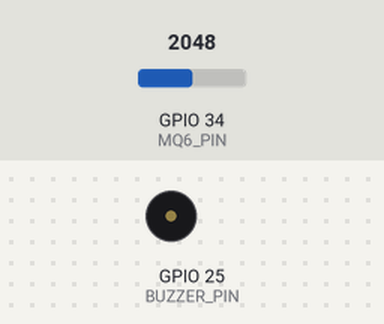
Simulated run of this sketch. Board: ESP32. On the bench: buzzer (waves = sounding). The inputs (shaded band) are chosen by the test bench; at power-on: GPIO 34 (MQ6_PIN) = 2048. WiFi joins after 1.5 s; servers stay silent unless stated; uploads are accepted with an empty reply; what the sketch prints to the serial monitor is not drawn.

Above: at 0.1 s.
At 1.6 s:
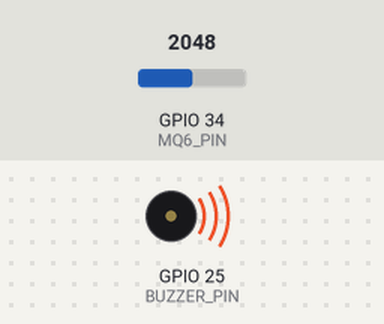
Timing chart, 0 to 3.1 s (numbered marks = the images above):
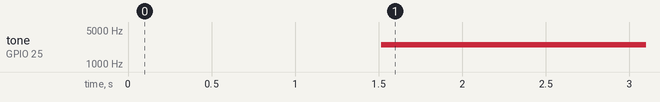

The sketch:

ESP32_LPG_Node.ino
```cpp
#include <WiFi.h>
#include <HTTPClient.h>
#include <WiFiClientSecure.h>

// ================= 1. HARDWARE PIN CONFIGURATION =================
#define MQ6_PIN 34
#define BUZZER_PIN 25
int threshold = 1800;
// =================================================================

// ================= 2. WI-FI & RENDER CLOUD CONFIGURATION =========
// Apna Wi-Fi / Hotspot details daalein:
const char* ssid = "system";            // <-- Apna WiFi naam
const char* password = "AAPKA_PASSWORD"; // <-- Apna WiFi Password

// Aapka Live Render Public Cloud URLs (24/7 Active Worldwide):
String emergencyUrl = "https://lpgenius-9gls.onrender.com/api/v1/alerts/gas-leak";
String liveTelemetryUrl = "https://lpgenius-9gls.onrender.com/dashboard/api/live";

// Backend Secret Key
const char* deviceSecret = "esp32_super_secret_key_123";
// =================================================================

// Timers
unsigned long lastAlertTime = 0;
const unsigned long ALERT_INTERVAL = 30000; // Emergency alert har 30s me ek baar dispatch hoga

unsigned long lastTelemetryTime = 0;
const unsigned long TELEMETRY_INTERVAL = 3000; // Live reading har 3 second me website ko jayegi

void setup() {
  Serial.begin(115200);
  pinMode(BUZZER_PIN, OUTPUT);
  noTone(BUZZER_PIN);

  // Wi-Fi Connection Setup
  Serial.println("\n======================================");
  Serial.println("  LPG Guard System (Live Cloud Node)  ");
  Serial.println("======================================");
  Serial.print("Connecting to WiFi: ");
  Serial.println(ssid);

  WiFi.mode(WIFI_STA);
  WiFi.setAutoReconnect(true); // ESP32 background me khud reconnect sambhalega bina spam kiye
  WiFi.persistent(true);
  WiFi.begin(ssid, password);

  while (WiFi.status() != WL_CONNECTED) {
    delay(500);
    Serial.print(".");
  }

  Serial.println("\n✅ WiFi Connected Successfully!");
  Serial.print("ESP32 IP: ");
  Serial.println(WiFi.localIP());
  Serial.println("Target Server: https://lpgenius-9gls.onrender.com");
}

void loop() {
  // Wi-Fi Reconnect (Har 10 second me check karega, taaki loop spam na ho)
  static unsigned long lastWiFiCheck = 0;
  if (WiFi.status() != WL_CONNECTED && millis() - lastWiFiCheck > 10000) {
    lastWiFiCheck = millis();
    Serial.println("⚠️ WiFi Disconnected! Reconnecting...");
    WiFi.disconnect();
    WiFi.reconnect();
  }

  // 1. Read Gas Sensor
  int gasValue = analogRead(MQ6_PIN);

  Serial.print("MQ-6 Reading: ");
  Serial.print(gasValue);
  Serial.println(" PPM");

  // 2. DANGER ZONE CONDITION (gas > 1800)
  if (gasValue > threshold) {
    tone(BUZZER_PIN, 2500);  // 🔊 Hardware Buzzer ON

    // Emergency SMS / WhatsApp / Pushover Dispatch (Cooldown: 30s)
    if (millis() - lastAlertTime > ALERT_INTERVAL) {
      Serial.println("🚨 [EMERGENCY] Leak Detected! Dispatching to Render Cloud...");
      sendEmergencyAlert(gasValue);
      lastAlertTime = millis();
    }
  }
  else {
    noTone(BUZZER_PIN);      // 🔇 Hardware Buzzer OFF (Safe)
  }

  // 3. CONTINUOUS LIVE TELEMETRY (Har 2 second me website dashboard par live needle update)
  if (millis() - lastTelemetryTime > TELEMETRY_INTERVAL) {
    sendLiveTelemetry(gasValue);
    lastTelemetryTime = millis();
  }

  delay(300);
}

// -------------------------------------------------------------
// Function 1: Emergency Alert Dispatch (SMS + WhatsApp + Pushover)
// -------------------------------------------------------------
void sendEmergencyAlert(int gasLevel) {
  if (WiFi.status() != WL_CONNECTED) return;

  WiFiClientSecure client;
  client.setInsecure(); // Render HTTPS SSL connection bina kisi error ke allow kare

  HTTPClient http;
  http.begin(client, emergencyUrl);
  http.addHeader("Content-Type", "application/json");
  http.addHeader("x-device-secret", deviceSecret);

  String payload = "{"
    "\"deviceId\":\"ESP32_NODE_01\","
    "\"location\":\"Kitchen Cylinder Area\","
    "\"gasLevel\":" + String(gasLevel) + ","
    "\"threshold\":" + String(threshold) + ","
    "\"severity\":\"CRITICAL\""
  "}";

  int code = http.POST(payload);
  Serial.print("🚨 Cloud Emergency Alert Sent -> Response Code: ");
  Serial.println(code);
  http.end();
}

// -------------------------------------------------------------
// Function 2: Real-Time Live Telemetry (Website Speedometer Needle)
// -------------------------------------------------------------
void sendLiveTelemetry(int gasLevel) {
  if (WiFi.status() != WL_CONNECTED) return;

  WiFiClientSecure client;
  client.setInsecure(); // Render HTTPS SSL connection bina kisi error ke allow kare

  HTTPClient http;
  http.begin(client, liveTelemetryUrl);
  http.addHeader("Content-Type", "application/json");

  String payload = "{"
    "\"deviceId\":\"ESP32_NODE_01\","
    "\"location\":\"Kitchen Cylinder Area\","
    "\"gasLevel\":" + String(gasLevel) + ","
    "\"threshold\":" + String(threshold) +
  "}";

  int code = http.POST(payload);
  if (code > 0) {
    Serial.print("📡 Live Telemetry Synced with Cloud -> ");
    Serial.print(gasLevel);
    Serial.println(" PPM");
  } else {
    Serial.print("⚠️ Cloud Telemetry failed, Error code: ");
    Serial.println(code);
  }
  http.end();
}
```

Measured:
- by itself, tone on GPIO 25 (BUZZER_PIN): silent → 2500 Hz at 1.5 s
